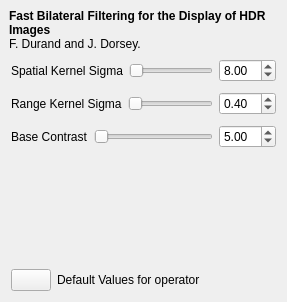
     <widget class="QWidget" name="tab_durand" >
      <attribute name="title" >
       <string>&amp;Durand</string>
      </attribute>
      <layout class="QVBoxLayout" >
       <property name="margin" >
        <number>9</number>
       </property>
       <property name="spacing" >
        <number>6</number>
       </property>
       <item>
        <widget class="QLabel" name="label_desc_durand02" >
         <property name="text" >
          <string>&lt;html>&lt;head>&lt;meta name="qrichtext" content="1" />&lt;style type="text/css">
p, li { white-space: pre-wrap; }
&lt;/style>&lt;/head>&lt;body style=" font-family:'Sans Serif'; font-size:9pt; font-weight:400; font-style:normal; text-decoration:none;">
&lt;p style=" margin-top:0px; margin-bottom:0px; margin-left:0px; margin-right:0px; -qt-block-indent:0; text-indent:0px;">&lt;span style=" font-weight:600;">Fast Bilateral Filtering for the Display of HDR Images&lt;/span>&lt;br />F. Durand and J. Dorsey.&lt;/p>&lt;/body>&lt;/html></string>
         </property>
         <property name="wordWrap" >
          <bool>true</bool>
         </property>
        </widget>
       </item>
       <item>
        <layout class="QHBoxLayout" >
         <property name="margin" >
          <number>2</number>
         </property>
         <property name="spacing" >
          <number>6</number>
         </property>
         <item>
          <widget class="QLabel" name="label_spatialsigma" >
           <property name="text" >
            <string>Spatial Kernel Sigma</string>
           </property>
          </widget>
         </item>
         <item>
          <widget class="QSlider" name="spatialSlider" >
           <property name="cursor" >
            <cursor>13</cursor>
           </property>
           <property name="maximum" >
            <number>6000</number>
           </property>
           <property name="orientation" >
            <enum>Qt::Horizontal</enum>
           </property>
          </widget>
         </item>
         <item>
          <widget class="QDoubleSpinBox" name="spatialdsb" >
           <property name="maximum" >
            <double>60.000000000000000</double>
           </property>
           <property name="singleStep" >
            <double>10.000000000000000</double>
           </property>
           <property name="value" >
            <double>8.000000000000000</double>
           </property>
          </widget>
         </item>
        </layout>
       </item>
       <item>
        <layout class="QHBoxLayout" >
         <property name="margin" >
          <number>2</number>
         </property>
         <property name="spacing" >
          <number>6</number>
         </property>
         <item>
          <widget class="QLabel" name="label_rangesigma" >
           <property name="text" >
            <string>Range Kernel Sigma</string>
           </property>
          </widget>
         </item>
         <item>
          <widget class="QSlider" name="rangeSlider" >
           <property name="cursor" >
            <cursor>13</cursor>
           </property>
           <property name="maximum" >
            <number>1000</number>
           </property>
           <property name="orientation" >
            <enum>Qt::Horizontal</enum>
           </property>
          </widget>
         </item>
         <item>
          <widget class="QDoubleSpinBox" name="rangedsb" >
           <property name="maximum" >
            <double>10.000000000000000</double>
           </property>
           <property name="singleStep" >
            <double>0.200000000000000</double>
           </property>
           <property name="value" >
            <double>0.400000000000000</double>
           </property>
          </widget>
         </item>
        </layout>
       </item>
       <item>
        <layout class="QHBoxLayout" >
         <property name="margin" >
          <number>2</number>
         </property>
         <property name="spacing" >
          <number>6</number>
         </property>
         <item>
          <widget class="QLabel" name="label_basecontrast" >
           <property name="text" >
            <string>Base Contrast</string>
           </property>
          </widget>
         </item>
         <item>
          <widget class="QSlider" name="baseSlider" >
           <property name="cursor" >
            <cursor>13</cursor>
           </property>
           <property name="maximum" >
            <number>1000</number>
           </property>
           <property name="orientation" >
            <enum>Qt::Horizontal</enum>
           </property>
          </widget>
         </item>
         <item>
          <widget class="QDoubleSpinBox" name="basedsb" >
           <property name="maximum" >
            <double>10.000000000000000</double>
           </property>
           <property name="value" >
            <double>5.000000000000000</double>
           </property>
          </widget>
         </item>
        </layout>
       </item>
       <item>
        <spacer>
         <property name="orientation" >
          <enum>Qt::Vertical</enum>
         </property>
         <property name="sizeHint" >
          <size>
           <width>20</width>
           <height>111</height>
          </size>
         </property>
        </spacer>
       </item>
       <item>
        <layout class="QHBoxLayout" >
         <property name="margin" >
          <number>2</number>
         </property>
         <property name="spacing" >
          <number>6</number>
         </property>
         <item>
          <widget class="QPushButton" name="durand02Default" >
           <property name="toolTip" >
            <string>Restore operator's default values</string>
           </property>
           <property name="text" >
            <string/>
           </property>
           <property name="icon" >
            <iconset resource="../icons.qrc" >:/new/prefix1/images/undo.png</iconset>
           </property>
          </widget>
         </item>
         <item>
          <widget class="QLabel" name="label_5" >
           <property name="text" >
            <string>Default Values for operator</string>
           </property>
          </widget>
         </item>
         <item>
          <spacer>
           <property name="orientation" >
            <enum>Qt::Horizontal</enum>
           </property>
           <property name="sizeHint" >
            <size>
             <width>2</width>
             <height>20</height>
            </size>
           </property>
          </spacer>
         </item>
        </layout>
       </item>
      </layout>
     </widget>
